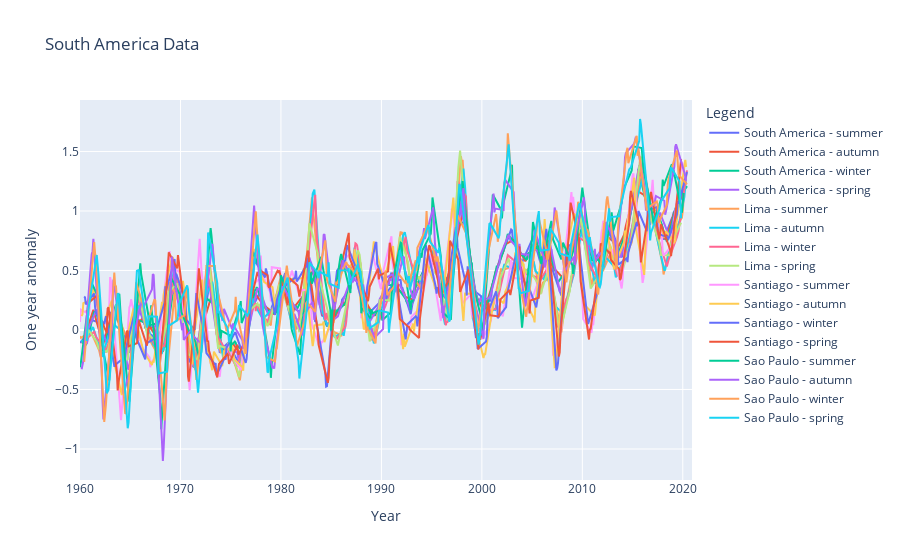

The notebook cell this image was saved under:
### Code cell
fig = go.Figure()

fig.add_trace(go.Scatter(x=south_america_summer['timestamp'], y=south_america_summer['one_yr_anom'], name='South America - summer') )
fig.add_trace(go.Scatter(x=south_america_autumn['timestamp'], y=south_america_autumn['one_yr_anom'], name='South America - autumn') )
fig.add_trace(go.Scatter(x=south_america_winter['timestamp'], y=south_america_winter['one_yr_anom'], name='South America - winter') )
fig.add_trace(go.Scatter(x=south_america_spring['timestamp'], y=south_america_spring['one_yr_anom'], name='South America - spring') )

fig.add_trace(go.Scatter(x=lima_summer['timestamp'], y=lima_summer['one_yr_anom'], name='Lima - summer') )
fig.add_trace(go.Scatter(x=lima_autumn['timestamp'], y=lima_autumn['one_yr_anom'], name='Lima - autumn') )
fig.add_trace(go.Scatter(x=lima_winter['timestamp'], y=lima_winter['one_yr_anom'], name='Lima - winter') )
fig.add_trace(go.Scatter(x=lima_spring['timestamp'], y=lima_spring['one_yr_anom'], name='Lima - spring') )

fig.add_trace(go.Scatter(x=santiago_summer['timestamp'], y=santiago_summer['one_yr_anom'], name='Santiago - summer') )
fig.add_trace(go.Scatter(x=santiago_autumn['timestamp'], y=santiago_autumn['one_yr_anom'], name='Santiago - autumn') )
fig.add_trace(go.Scatter(x=santiago_winter['timestamp'], y=santiago_winter['one_yr_anom'], name='Santiago - winter') )
fig.add_trace(go.Scatter(x=santiago_spring['timestamp'], y=santiago_spring['one_yr_anom'], name='Santiago - spring') )

fig.add_trace(go.Scatter(x=saopaulo_summer['timestamp'], y=saopaulo_summer['one_yr_anom'], name='Sao Paulo - summer') )
fig.add_trace(go.Scatter(x=saopaulo_autumn['timestamp'], y=saopaulo_autumn['one_yr_anom'], name='Sao Paulo - autumn') )
fig.add_trace(go.Scatter(x=saopaulo_winter['timestamp'], y=saopaulo_winter['one_yr_anom'], name='Sao Paulo - winter') )
fig.add_trace(go.Scatter(x=saopaulo_spring['timestamp'], y=saopaulo_spring['one_yr_anom'], name='Sao Paulo - spring') )

fig.update_layout(title='South America Data',
                  xaxis_title='Year',
                  yaxis_title='One year anomaly',
                  legend_title='Legend')

fig.show()

### Figure 1 — Plotly figure (JSON) as saved in the notebook; plotly's stock layout.template omitted (floating-point values rounded to 4 significant figures; data arrays with more than 128 entries replaced by an {"elided": "..."} marker saying what was removed)
{"data": [{"name": "South America - summer", "type": "scatter", "x": {"elided": "183 str values"}, "y": {"elided": "183 float values"}}, {"name": "South America - autumn", "type": "scatter", "x": {"elided": "183 str values"}, "y": {"elided": "183 float values"}}, {"name": "South America - winter", "type": "scatter", "x": {"elided": "183 str values"}, "y": {"elided": "183 float values"}}, {"name": "South America - spring", "type": "scatter", "x": {"elided": "183 str values"}, "y": {"elided": "183 float values"}}, {"name": "Lima - summer", "type": "scatter", "x": {"elided": "183 str values"}, "y": {"elided": "183 float values"}}, {"name": "Lima - autumn", "type": "scatter", "x": {"elided": "183 str values"}, "y": {"elided": "183 float values"}}, {"name": "Lima - winter", "type": "scatter", "x": {"elided": "183 str values"}, "y": {"elided": "183 float values"}}, {"name": "Lima - spring", "type": "scatter", "x": {"elided": "183 str values"}, "y": {"elided": "183 float values"}}, {"name": "Santiago - summer", "type": "scatter", "x": {"elided": "183 str values"}, "y": {"elided": "183 float values"}}, {"name": "Santiago - autumn", "type": "scatter", "x": {"elided": "183 str values"}, "y": {"elided": "183 float values"}}, {"name": "Santiago - winter", "type": "scatter", "x": {"elided": "183 str values"}, "y": {"elided": "183 float values"}}, {"name": "Santiago - spring", "type": "scatter", "x": {"elided": "183 str values"}, "y": {"elided": "183 float values"}}, {"name": "Sao Paulo - summer", "type": "scatter", "x": {"elided": "183 str values"}, "y": {"elided": "183 float values"}}, {"name": "Sao Paulo - autumn", "type": "scatter", "x": {"elided": "183 str values"}, "y": {"elided": "183 float values"}}, {"name": "Sao Paulo - winter", "type": "scatter", "x": {"elided": "183 str values"}, "y": {"elided": "183 float values"}}, {"name": "Sao Paulo - spring", "type": "scatter", "x": {"elided": "183 str values"}, "y": {"elided": "183 float values"}}], "layout": {"legend": {"title": {"text": "Legend"}}, "title": {"text": "South America Data"}, "xaxis": {"title": {"text": "Year"}}, "yaxis": {"title": {"text": "One year anomaly"}}}}
